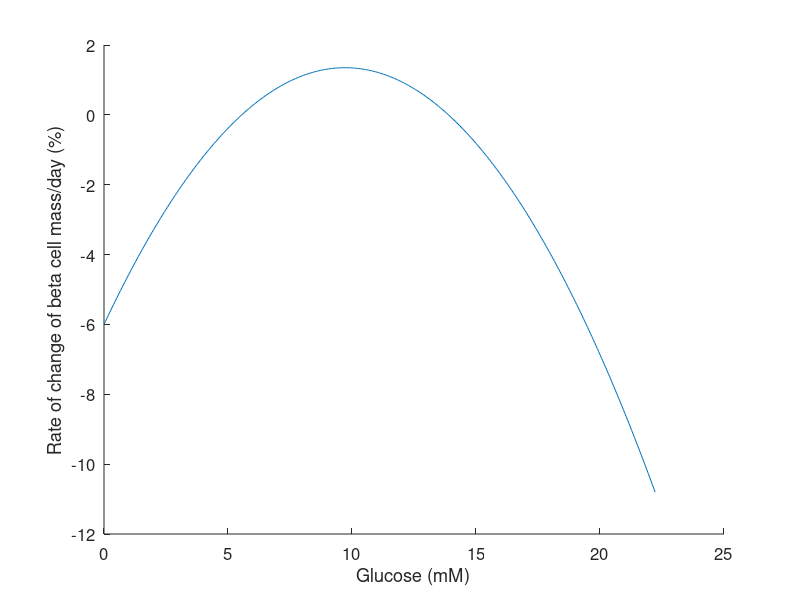
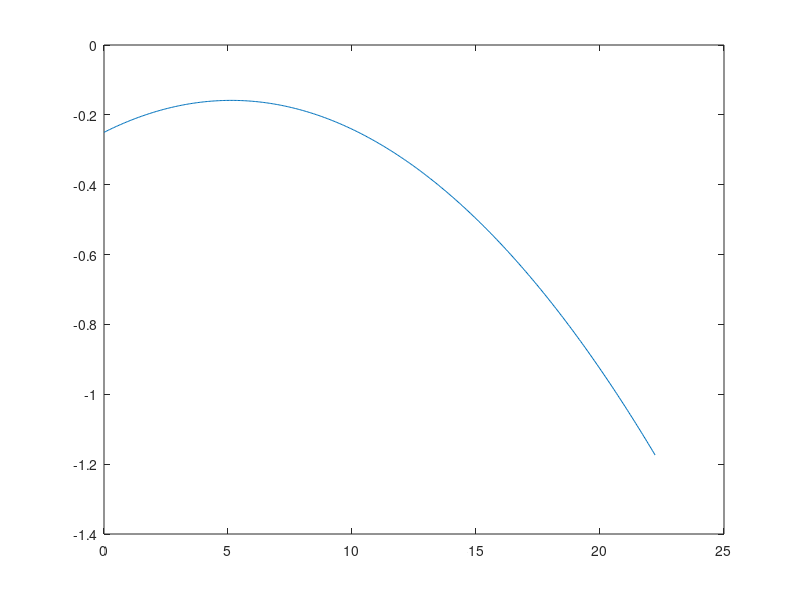
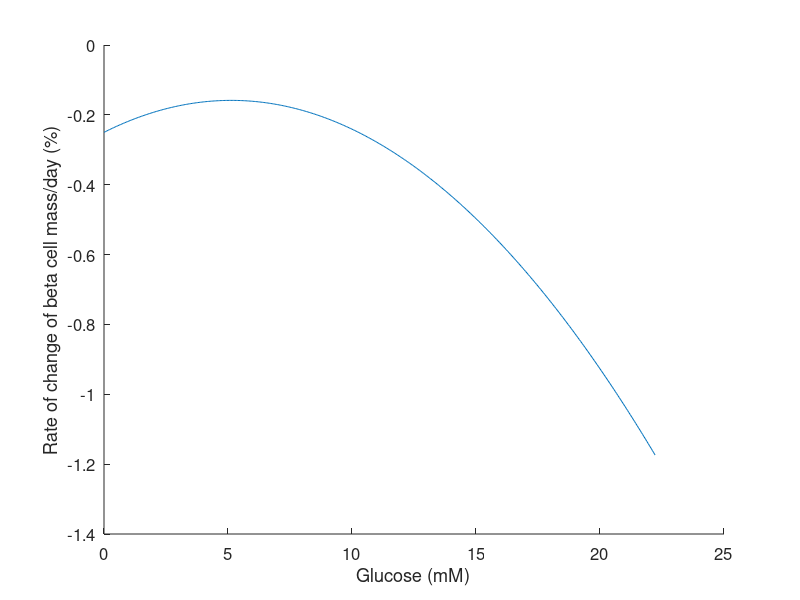

These figures' MATLAB source, in order:
% Plot parabola Topp

% d0=0.0025;           %     Death rate at zero glucose
% r1=6.3e-04;          
% r2=1.8e-05;    

d0=0.06;           %     Death rate at zero glucose
r1=0.84e-03;          
r2=0.24e-05; 

%G_fasting=[4:0.1:16];
G_fasting=[0:1:400];
rate=-d0+r1*G_fasting-r2*G_fasting.^2;

figure()
plot(G_fasting/18,rate*100)

xlabel('Glucose (mM)')
ylabel('Rate of change of beta cell mass/day (%)');
set(gca, 'fontsize', 12)
box off




%% Change time scale to hour instead

d0=0.06/24;           %     Death rate at zero glucose
r1=0.84e-03*18/24;
r1=3.565780562964245e-04;
r2=0.24e-05*18^2/24;
r2=3.475556494749250e-05;

%G_fasting=[4:0.1:16];
G_fasting=[0:1:400]/18;
rate=-d0+r1*G_fasting-r2*G_fasting.^2;

figure()
plot(G_fasting,rate*100)

%r2=0.65e-04;
G_fasting=[0:1:400]/18;
rate=-d0+r1*G_fasting-r2*G_fasting.^2;

figure()
plot(G_fasting,rate*100)

xlabel('Glucose (mM)')
ylabel('Rate of change of beta cell mass/day (%)');
set(gca, 'fontsize', 12)
box off

